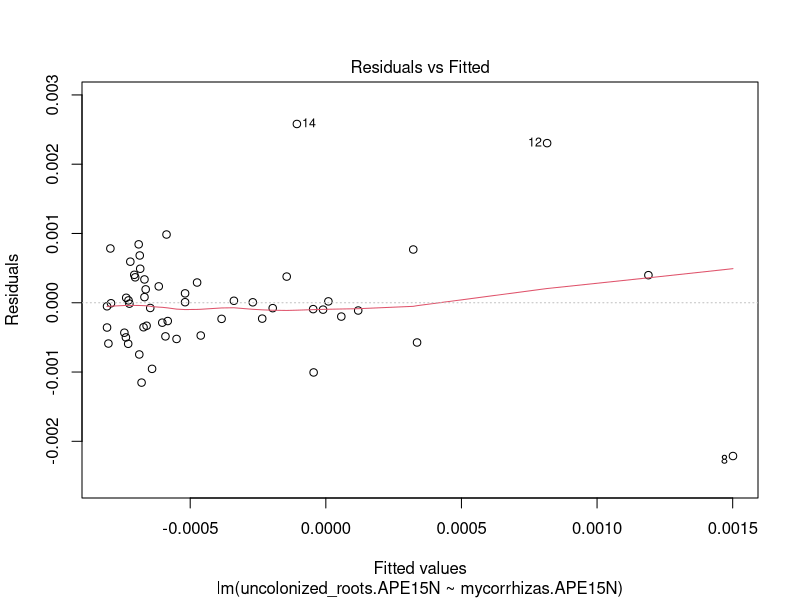
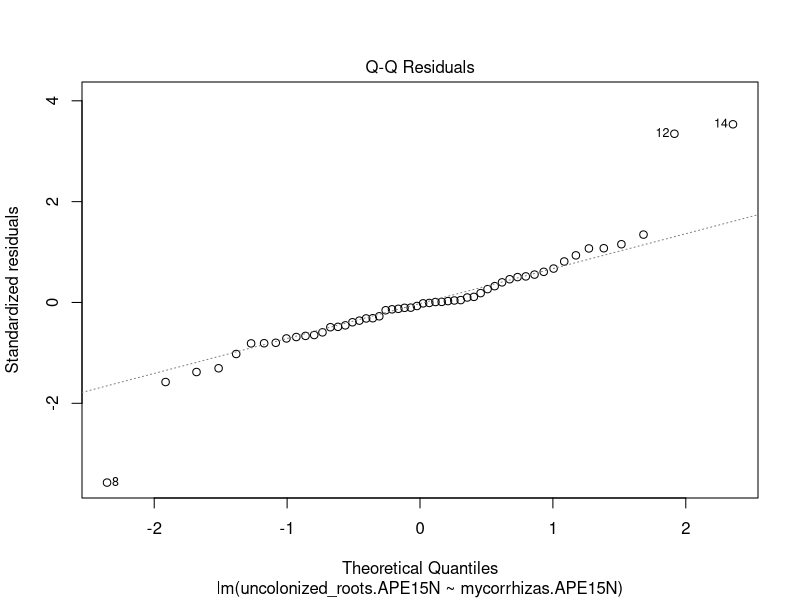
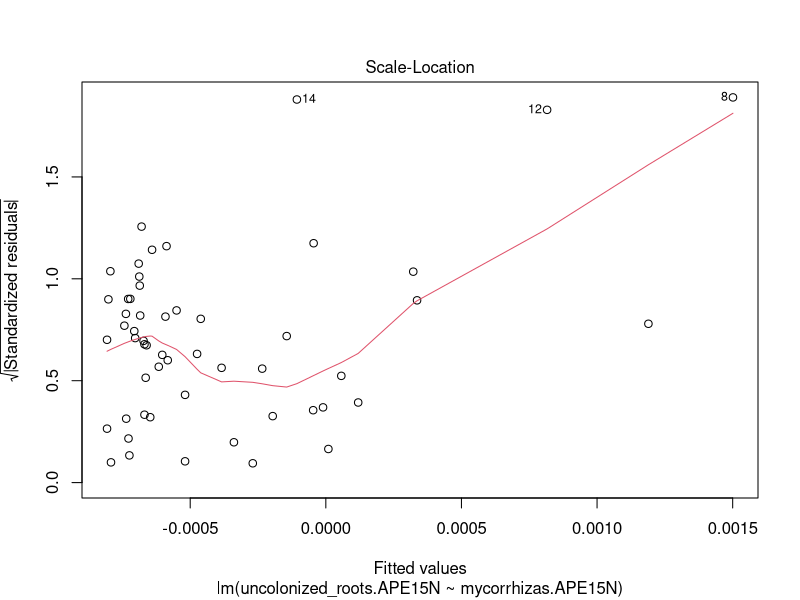
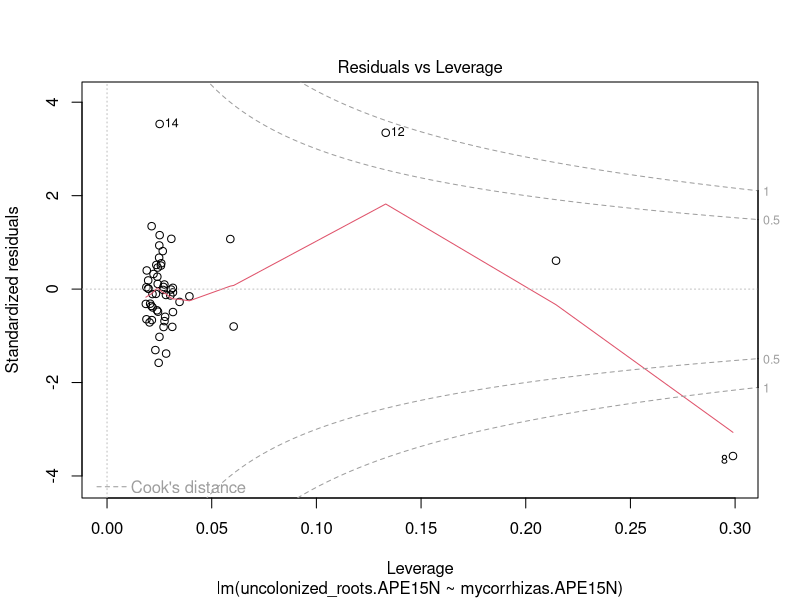

These figures' R source, in order: (Note: this script raises an error after producing the figures.)
#5-2-FC_root_15N_myco_stats

setwd("~/Documents/Fungal competition project/fungal-competition2020/")

library(tidyverse)

nitrogeninfo = read_csv("processeddata/isotope_and_plant_metadata_FOR_N_ANALYSES_and_exchange_rates.csv")

nitrogeninfo_nooutlier = subset(nitrogeninfo,
                                Plant != 6041)


# STATS FOR PAPER: Root N correlates with mycorrhiza N
rootNformycoN_linear = lm(uncolonized_roots.APE15N ~ mycorrhizas.APE15N, data = nitrogeninfo_nooutlier)
plot(rootNformycoN_linear)
summary(rootNformycoN_linear)

save_plot("plots/Regression_root_N_for_myco_N.pdf", 
          rootNformycoN_plot, 
          base_aspect_ratio = 1.4)

nitrogeninfo[nitrogeninfo$mycorrhizas.APE15N == max(nitrogeninfo$mycorrhizas.APE15N),]
# Plant 6041b is being weird AGAIN. Got a TON of C
# in the hyphae, and a TON of N at the myco.

rootNformycoN_log = glm(forced.uncolonized.APE15N ~ log(forced.mycorrhizas.APE15N), data = nitrogeninfo)
plot(rootNformycoN_log) # very hump-shaped residuals

# INCLUDING OUTLIER:

rootNformycoN_plot_withoutlier = ggplot(data = nitrogeninfo) +
  geom_point(aes(x = mycorrhizas.APE15N,
                 y = uncolonized_roots.APE15N, 
                 color = N_level,
                 shape =compartment_fungus)) +
  geom_smooth(method = "lm",
              aes(x = mycorrhizas.APE15N,
                  y = uncolonized_roots.APE15N),
              color = "black",
              size = 0.5) +
  scale_color_manual(values = c("steelblue4", "steelblue1"),
                     name = "N level") +
  scale_shape_manual(values = c(17, 15),
                     name = "Fungus") +
  ylab(bquote(atop("Uncolonized roots "^15*N, "(atom percent excess)"))) +
  xlab(expression("Mycorrhizal "^15*"N (atom percent excess)")) +
  theme(plot.margin = unit(c(1,1,1,1), "cm")) +
  geom_abline(intercept = 0, slope = 1, linetype = "dashed")

# STATS FOR PAPER: root N corresponds to myco N including outlier

rootNformycoN_linear_withoutlier = lm(uncolonized_roots.APE15N ~ mycorrhizas.APE15N, data = nitrogeninfo)
plot(rootNformycoN_linear_withoutlier)
summary(rootNformycoN_linear_withoutlier)

rootNformycoN_log_withoutlier = lm(uncolonized_roots.APE15N ~ log(forced.mycorrhizas.APE15N), data = nitrogeninfo)
plot(rootNformycoN_log_withoutlier) # not as good as linear
summary(rootNformycoN_log_withoutlier) # also not as good as linear

save_plot("plots/Regression_root_N_for_myco_N_with_outlier.pdf", 
          rootNformycoN_plot_withoutlier, 
          base_aspect_ratio = 1.4)

